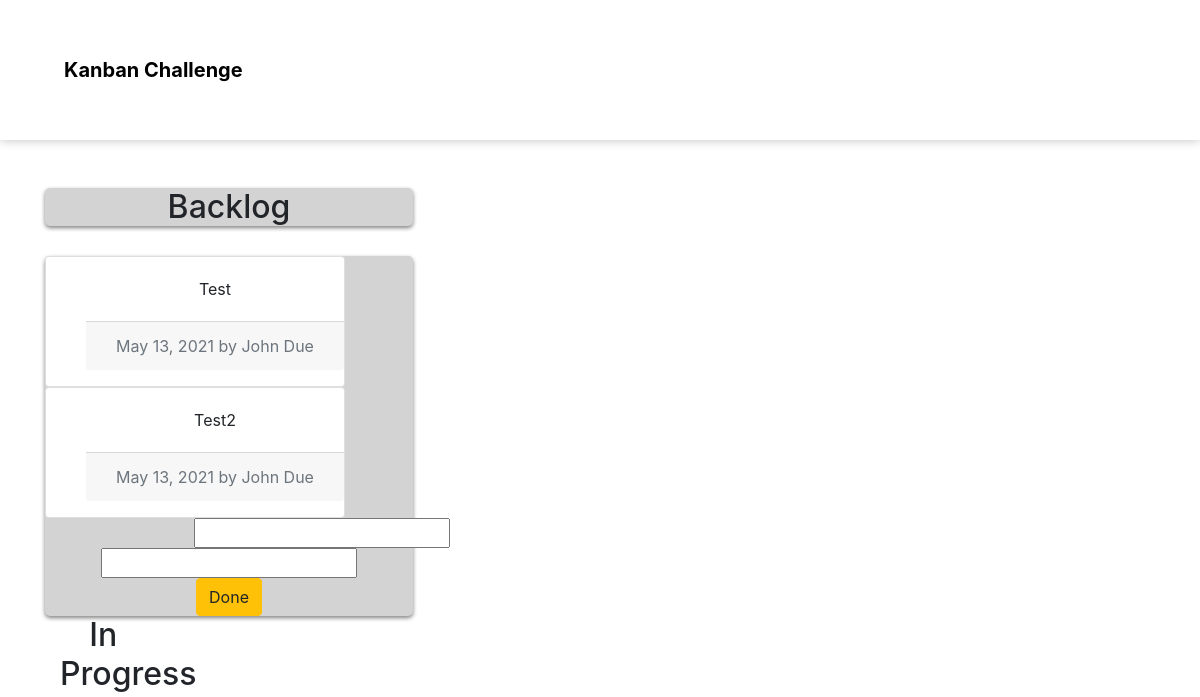
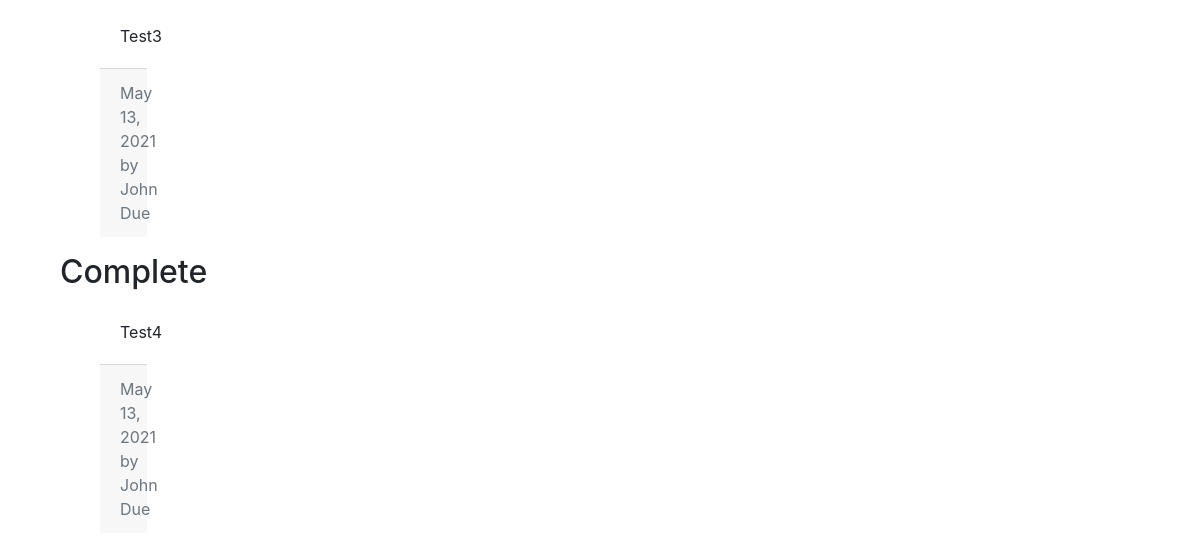
Before: / with the older database file (2 pictures, top to bottom).
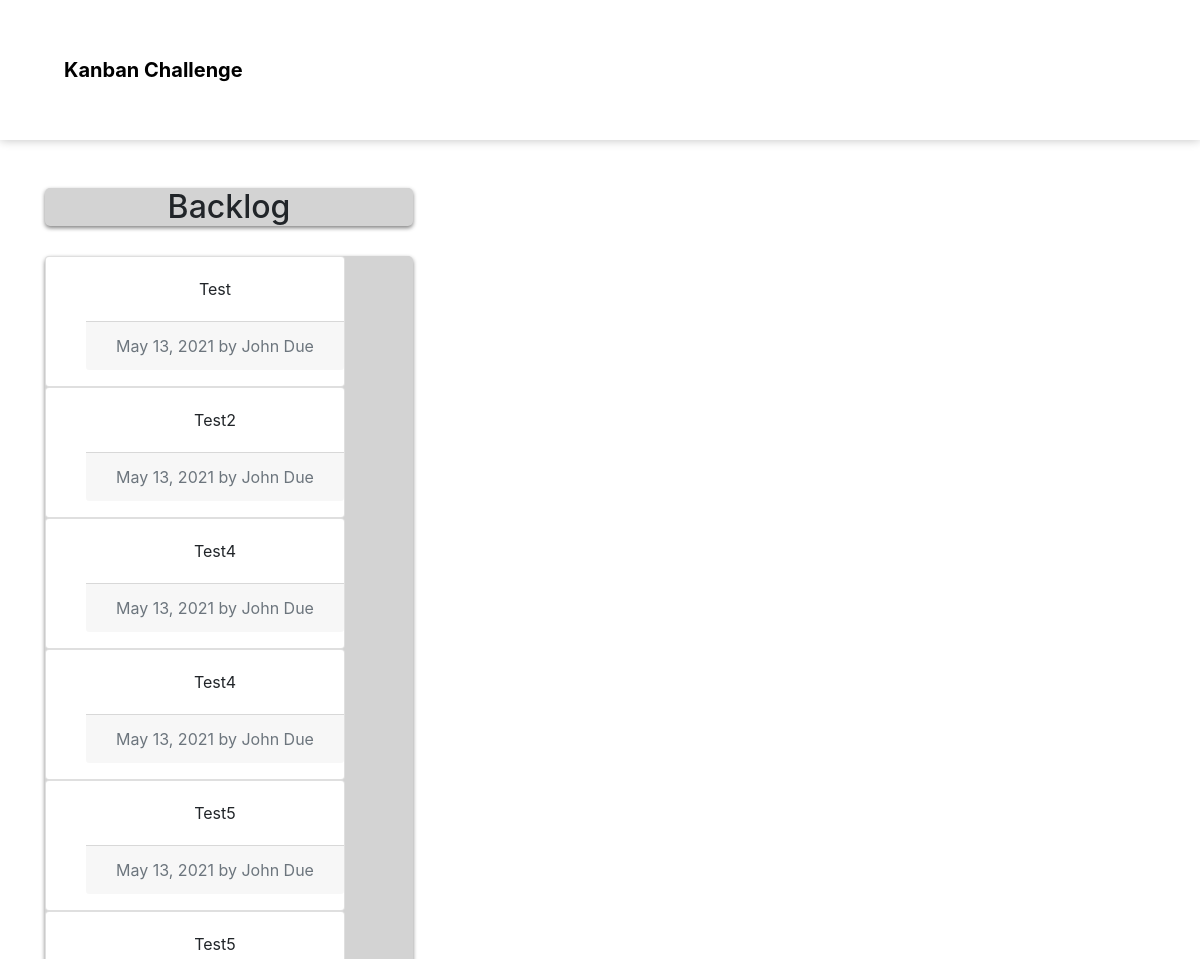
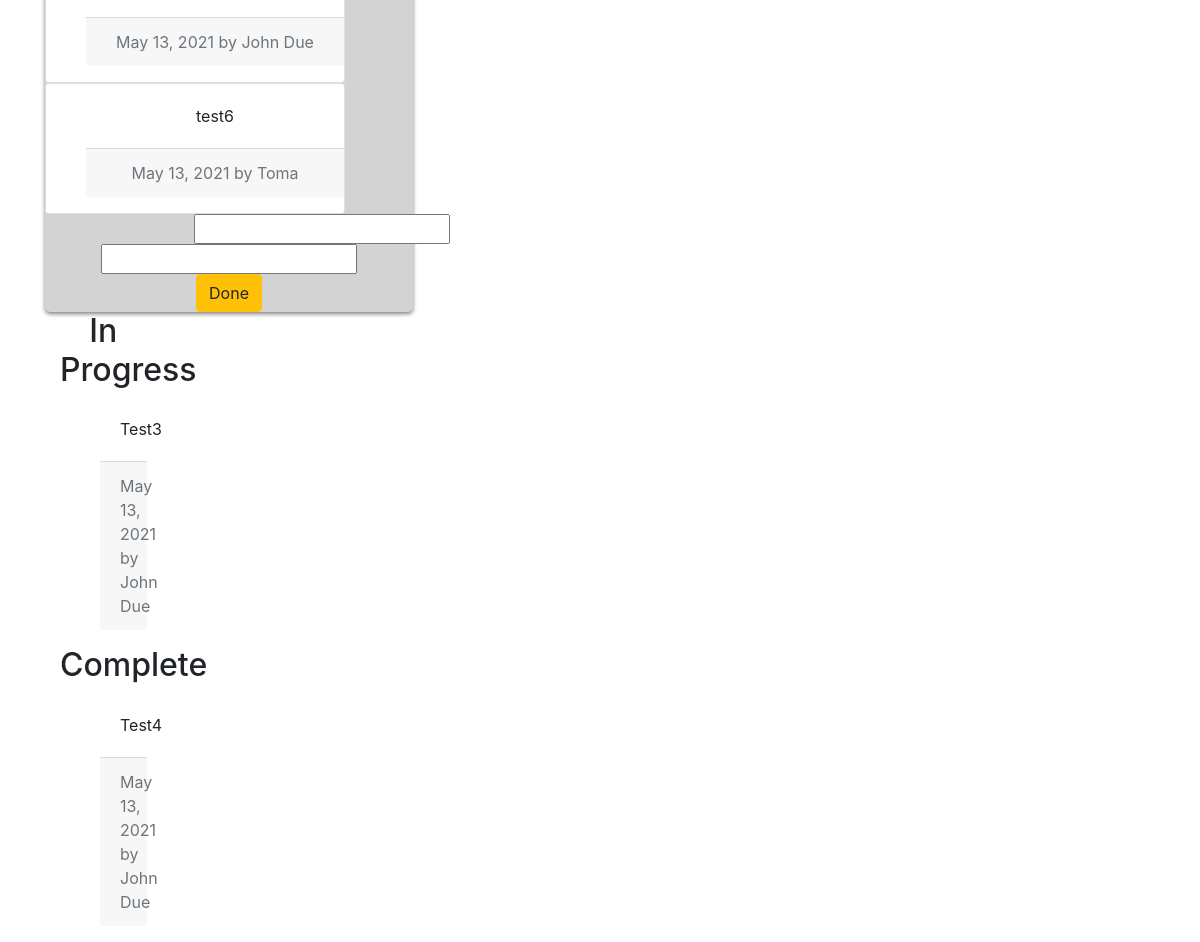
After: the same page with the newer database file (2 pictures, top to bottom).
### kanban_challenge/models.py (models this page shows, shortened)
class TicketCard (models.Model):
  status = models.IntegerField(default=1)
  post_person = models.CharField("PostPerson", max_length=20, default="John Due")
  content = models.TextField("Contents")
  created = models.DateTimeField("Date", default=timezone.now)

### kanban_challenge/views.py (the view, shortened to what this page needs)
# urls.py: path('', IndexView.as_view(), name='index'),
class IndexView(TemplateView):
  template_name = "index.html"
  context_object_name = 'ticketcard_list'
  form_class = TicketCardForm
  success_url = reverse_lazy('index')
  def get_context_data(self, **kwargs):
    context = super().get_context_data(**kwargs)
    context['backlogs']= TicketCard.objects.filter(status=1)
    context['progress'] = TicketCard.objects.filter(status=2)
    context['completes'] = TicketCard.objects.filter(status=3)
    context['form'] = TicketCardForm # ←こちらを追加
    return context

### templates/index.html (shortened to what this page needs)
{% extends 'base.html' %}
{% load static %}
{% block main %}
<div class="backlog_lane col-lg-4">
  <div class="form w-100 text-center m-auto">
    <h2 class="backlog_header">Backlog</h2>
    <div class="backlog_container">
      {% for backlog in backlogs %}
      <div class="card justify-content-center">
        <ul>
          <div class="card-body">
            <p class="card-text">{{ backlog.content|truncatechars:100 }}</p>
          </div>
          <div class="card-footer text-muted">
            {{ backlog.created|date }} by {{ backlog.post_person }}
          </div>
        </ul>
      </div>
      {% endfor %}
      <form action="" method="POST">
        <div class="">
          <div class="row justify-content-center">
            <div class="col-3">{{ form.content }}</div>
          </div>
          <div class="row justify-content-center">
            <div class="cco-3">{{ form.post_person }}</div>
          </div>
          <button class="btn btn-warning" type="submit">Done</button>
      </form>
    </div>
  </div>
</div>
<div class="progress_lane col-lg-4">
  <div class="form w-100 text-center m-auto">
    <h2 class="progress_header">In Progress</h2>
    <div class="progress_container">
      {% for progres in progress %}
      <ul>
        <div class="card-body">
          <p class="card-text">{{ progres.content|truncatechars:100 }}</p>
        </div>
        <div class="card-footer text-muted">
          {{ progres.created|date }} by {{ progres.post_person }}
        </div>
      </ul>
      {% endfor %}
    </div>
  </div>
</div>
<div class="complete_lane col-lg-4">
  <div class="form w-100 text-center m-auto">
    <h2 class="complete_header">Complete</h2>
    <div class="complete_container">
      {% for complete in completes %}
      <ul>
        <div class="card-body">
          <p class="card-text">{{ complete.content|truncatechars:100 }}</p>
        </div>
        <div class="card-footer text-muted">
          {{ complete.created|date }} by {{ complete.post_person }}
        </div>
      </ul>
      {% endfor %}
    </div>
  </div>
</div>
{% endblock main %}

### templates/base.html (shortened to what this page needs)
{% load static %}
<!DOCTYPE html>
<html lang="en">
  <head>
    <link rel="stylesheet" href="{% static 'css/main.css' %}">
    <link rel="stylesheet" href="https://stackpath.bootstrapcdn.com/bootstrap/4.3.1/css/bootstrap.min.css">
  </head>
  <body>
    {% include "_navbar.html" %}
    <div class="container">
      <div class="row">
        {% block main %}
        {% endblock %}
      </div>
    </div>
    </body>
  </body>

### templates/_navbar.html
{% load static %}
<nav class="navbar navbar-expand-sm">
  <a href="/"  class="navbar-brand">Kanban Challenge</a>
</nav>

### kanban_challenge/static/css/main.css (style rules this page uses)
.navbar-brand { font-size: 36px; font-weight: bold; margin: 48px 0px 48px 48px; }
.navbar { height: 140px; box-shadow :0px 0px 10px silver; border-bottom: 4px; margin-bottom: 48; }
.navbar-brand:link, .navbar-brand:visited, .navbar-brand:hover, .navbar-brand:active { color: black; }
.container { margin-top: 48px; }
.backlog_header { background: lightgray; width: 368px; box-shadow: 0px 2px 4px gray; border-radius: 5px; margin-bottom: 30px; }
.backlog_container { background: lightgray; width: 368px; box-shadow: 0px 2px 4px gray; border-radius: 5px; }
.card { background: white; width: 300px; }

Changed rows visible on the page:
added TicketCard: content "Test4", created "May 13, 2021", post_person "John Due", shown under "Backlog"
added TicketCard: content "Test4", created "May 13, 2021", post_person "John Due", shown under "Backlog"
added TicketCard: content "Test5", created "May 13, 2021", post_person "John Due", shown under "Backlog"
added TicketCard: content "Test5", created "May 13, 2021", post_person "John Due", shown under "Backlog"
added TicketCard: content "test6", created "May 13, 2021", post_person "Toma", shown under "Backlog"
